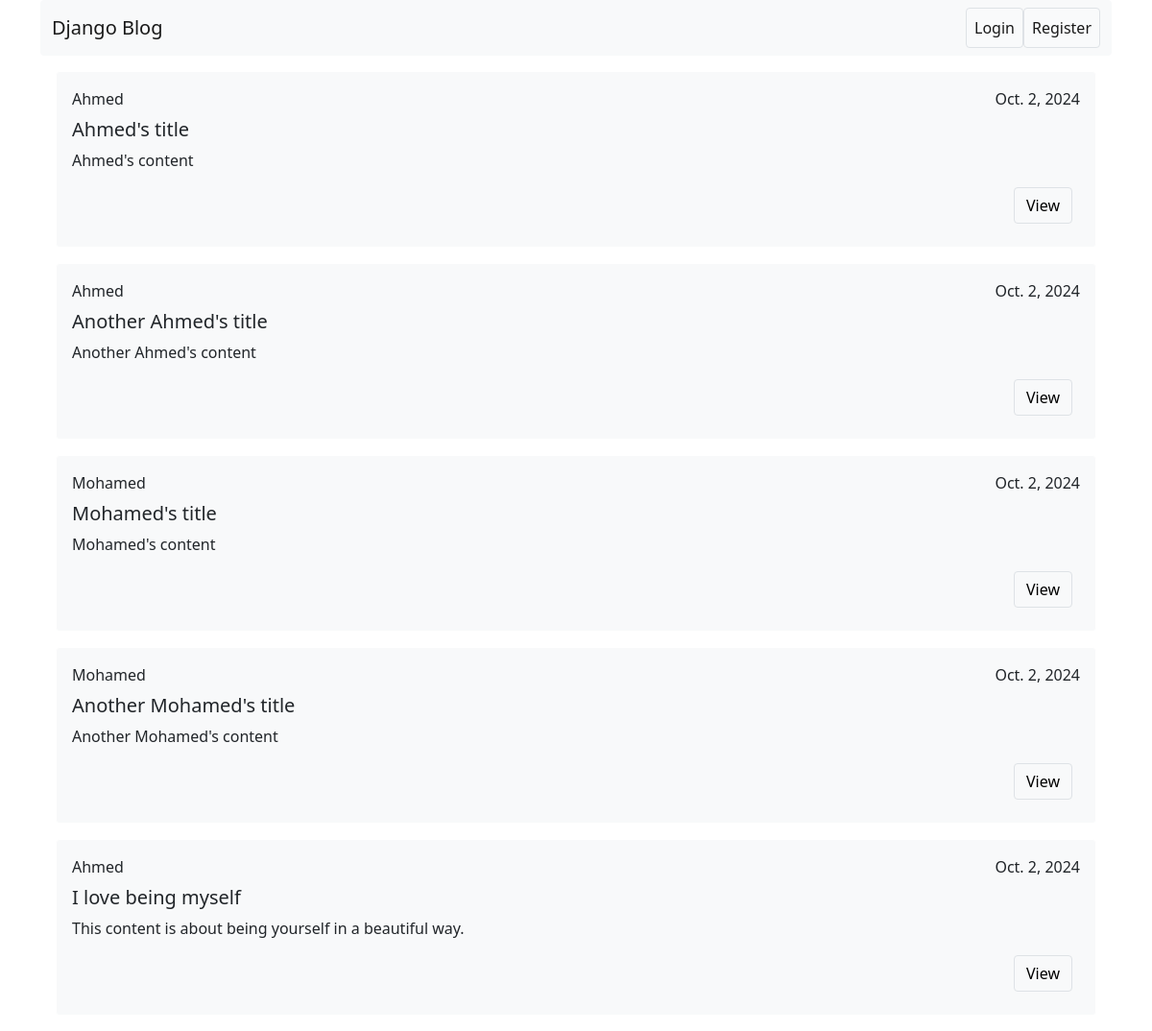
Before: / with the older database file.
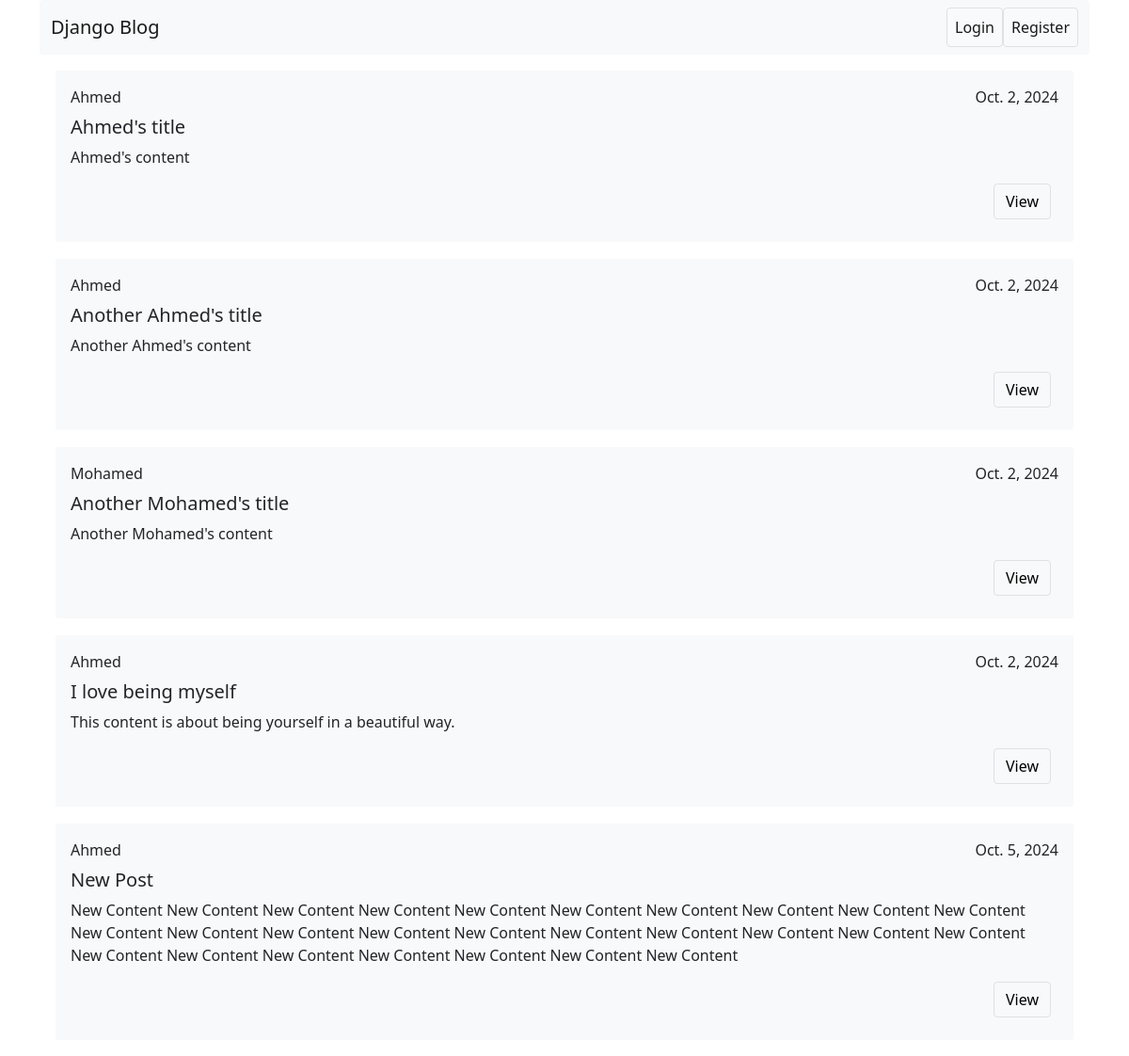
After: the same page with the newer database file.
### blog/models.py (models this page shows, shortened)
class Post(models.Model):
    content = models.TextField(null=False)
    title = models.CharField(max_length=255)
    category = models.ForeignKey(Category,on_delete=models.PROTECT)
    author = models.ForeignKey(User,on_delete=models.CASCADE,null=True)
    created_at = models.DateField(auto_now_add=True)
    updated_at = models.DateField(auto_now=True)

### blog/views.py (the view)
# urls.py: path('',list_post_view,name='list_posts'),
def list_post_view(request):
    if request.method == "POST":
        query = request.POST['query_search']
        if query:
            posts = Post.objects.filter(title__icontains=query)
    else:
        posts = Post.objects.all()
    return render(request,'post/listPosts.html',{'posts':posts})

### blog/custom_context.py (called while the page is built)
def categoryView(request):
    categories = Category.objects.all()
    return {'categories':categories}

### blog/templates/post/listPosts.html (shortened to what this page needs)
{% extends 'base.html' %} {% block content %} {% for post in posts %}
<div class="bg-light border rounded  border-white m-3 c">
    <div class="right  p-3">
        <div class="d-flex justify-content-between mb-2">
            <span>{{ post.author }}</span>
            <span>{{ post.created_at }}</span>
        </div>
        <h5>{{ post.title }}</h5>
        <p>{{ post.content }}</p>
        <div class="d-flex justify-content-end mb-2">
            <a href="{% url 'view_post' post.id %}" class="btn btn-light border me-2">View</a>
        </div>
    </div>
</div>
{% endfor %} {% endblock content %}

### blog/templates/base.html (shortened to what this page needs)
{% load static %}
<!DOCTYPE html>
<html lang="en">
<head>
    <link href="{% static 'css/main.css' %}" rel="stylesheet">
    <link href="https://cdn.jsdelivr.net/npm/bootstrap@5.0.2/dist/css/bootstrap.min.css" rel="stylesheet">
</head>
<body>
    <div class="container">
        <nav class="navbar  navbar-expand-lg navbar-light bg-light rounded position-sticky top-0 start-0">
            <div class="container-fluid">
                <a class="navbar-brand " href="{% url 'list_posts' %}">Django Blog</a>
                <div class=" " id="navbarSupportedContent">
                    <ul class=" navbar-nav mb-2 mb-lg-0 d-flex">
                        {% if user.is_authenticated %}
                        <li class="nav-item dropdown ms-auto">
                            <a class="nav-link dropdown-toggle" href="#" id="navbarDropdown" role="button" data-bs-toggle="dropdown" aria-expanded="false">
                            Category
                            </a>
                            <ul class="dropdown-menu" aria-labelledby="navbarDropdown">
                                {% for category in categories %}
                                <li><a href="{% url 'category' category.id %}" class="nav-link ">{{category}}</a></li>
                                {% endfor %}
                            </ul>
                        </li>
                        <li class="nav-item ms-auto">
                            <a class="nav-link" href="{% url 'create_post' %}">New Post</a>
                        </li>
                        <li class="nav-item ms-auto">
                            <a class="nav-link " href="{% url 'profile' %}">Profile</a>
                        </li>
                        <li class="nav-item ms-auto">
                            <form method="POST" action="{% url 'logout' %}">
                                {% csrf_token %}
                                <button type="submit" class="btn text-muted"> Logout</button>
                            </form>
                        </li>
                        <li class="nav-item me-auto">
                            <form class="d-flex" method="POST" action="{% url 'list_posts' %}">
                                {% csrf_token %}
                                <input value="{{request.POST.query_search}}" class="form-control me-2" type="search" aria-label="Search" placeholder="search by title" name='query_search' />
                                <button class="btn btn-outline-primary" type="submit"> Search </button>
                            </form>
                        </li>
                        {% else %}
                        <li class=" nav-item me-auto">
                            <a class=" nav-link active btn btn-light border" aria-current="page" href="{% url 'login' %}">Login</a>
                        </li>
                        <li class="nav-item me-auto">
                            <a class="  nav-link active btn btn-light border" aria-current="page" href="{% url 'register' %}">Register</a>
                        </li>
                        {% endif %}
                    </ul>
                </div>
            </div>
        </nav>
        {% block content %} {% endblock content %}
    </div>
</body>
</html>

### static/css/main.css (style rules this page uses)
* { box-sizing: border-box; margin: 0; padding: 0; }
body { font-family: Arial, Helvetica, sans-serif; }

Changed rows visible on the page:
removed Post: author "Mohamed", created_at "Oct. 2, 2024", title "Mohamed's title", content "Mohamed's content"
added Post: author "Ahmed", created_at "Oct. 5, 2024", title "New Post", content "New Content New Content New Content New Content New Content New Content New Content New Content New Content New Content New Content New Content New Content New Content New Content New Content New Content New Content New Content New Content New Content New Content New Content New Content New Content New Content New Content"
